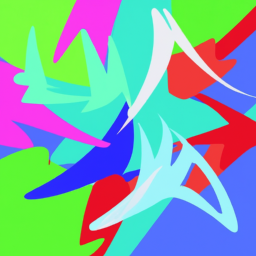
#> input picture G-Code Generator/Assets/Images/img_5.png, 256 x 256 px, found by its file name
$ python color_quantization_PCA.py
#> lines starting #> are read from the running program, lines starting #| are printed output that depends on the picture
import cv2
import numpy as np
import time
from sklearn.decomposition import PCA


def color_quantization(
    input_image_path,
    output_image_path,
    preset_colors,
    num_components=3,
    max_image_size=1024,
):
    """
    Function to apply color quantization to an image using PCA.

    :param input_image_path: Path to the input image.
    :param output_image_path: Path where the quantized image will be saved.
    :param preset_colors: Array of RGB values of the preset colors.
    :param num_components: Number of principal components to keep.
    :param max_image_size: Maximum size to which the image is resized.
    """
#> called with input_image_path = 'G-Code Generator/Assets/Images/img_5.png', preset_colors = array of shape (13, 3), num_components = 3, max_image_size = 1024

    def find_closest_color(pixel, colors):
        distances = np.sqrt(np.sum((colors - pixel) ** 2, axis=1))
        return colors[np.argmin(distances)]

    def pca_reduce_colors(image, num_components):
        pixels = image.reshape((-1, 3))
        pca = PCA(n_components=num_components)
        reduced_colors = pca.fit_transform(pixels)
        reconstructed_pixels = pca.inverse_transform(reduced_colors)
        # Ensure the reconstructed pixels are clipped to valid range and converted to uint8
        reconstructed_pixels = np.clip(reconstructed_pixels, 0, 255).astype(np.uint8)
        return reconstructed_pixels.reshape(image.shape)

    def map_colors_to_preset(image, preset_colors):
        mapped_image = np.zeros_like(image)
        for i in range(image.shape[0]):
            for j in range(image.shape[1]):
                original_color = image[i, j]
                new_color = find_closest_color(original_color, preset_colors)
                mapped_image[i, j] = new_color
        return mapped_image

    # Read the image
    image = cv2.imread(input_image_path)
#> image is the input picture: shape (256, 256, 3); mean B, G, R 167.2, 170, 127.9
    if image is None:
        raise ValueError("Could not read the image.")

    # Resize if necessary
    height, width = image.shape[:2]
#> height = 256; width = 256
    if max(height, width) > max_image_size:
        scaling_factor = max_image_size / max(height, width)
        image = cv2.resize(
            image,
            None,
            fx=scaling_factor,
            fy=scaling_factor,
            interpolation=cv2.INTER_AREA,
        )

    # Convert BGR to RGB
    image = cv2.cvtColor(image, cv2.COLOR_BGR2RGB)

    # PCA color reduction
    reduced_image = pca_reduce_colors(image, num_components)
#> in pca_reduce_colors, `return reconstructed_pixels.reshape(image.shape)`:
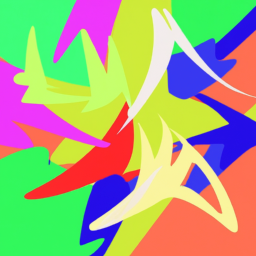
#> returned value: shape (256, 256, 3); mean of channels 0, 1, 2 127.2, 169.6, 166.9; drawn as B, G, R

    # Map reduced colors to preset colors
    quantized_image = map_colors_to_preset(reduced_image, preset_colors)
#> after the loop in map_colors_to_preset, `for i in range(image.shape[0]):`:
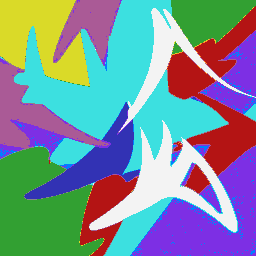
#> mapped_image: shape (256, 256, 3); mean R, G, B 122.9, 143.6, 152.9

    # Convert back to BGR for saving
    quantized_image = cv2.cvtColor(quantized_image, cv2.COLOR_RGB2BGR)

    # Save the image
    cv2.imwrite(output_image_path, quantized_image)


# Preset List of colors
preset_colors = np.array(
    [
        [0, 0, 0],  # Black
        [135, 135, 135],  # Grey
        [180, 20, 20],  # Red
        [50, 160, 50],  # Green
        [50, 50, 180],  # Blue
        [60, 224, 224],  # Cyan
        [125, 47, 228],  # Purple
        [218, 218, 40],  # Yellow
        [255, 137, 38],  # Orange
        [243, 243, 243],  # Light Grey
        [24, 69, 77],  # Teal
        [0, 127, 255],  # Azure
        [170, 90, 150],  # Pink
    ]
)

# Example usage
if __name__ == "__main__":
    input_image_path = "G-Code Generator/Assets/Images/img_5.png"
    output_image_path = (
        "G-Code Generator/Assets/Quantized Images/img_5_quantized_PCA.png"
    )

    try:
        start_time = time.time()
        color_quantization(input_image_path, output_image_path, preset_colors)
        end_time = time.time()
        print(
            f"Image processed and saved successfully. Time taken: {end_time - start_time:.2f} seconds."
        )
    except Exception as e:
        print("Error:", e)
